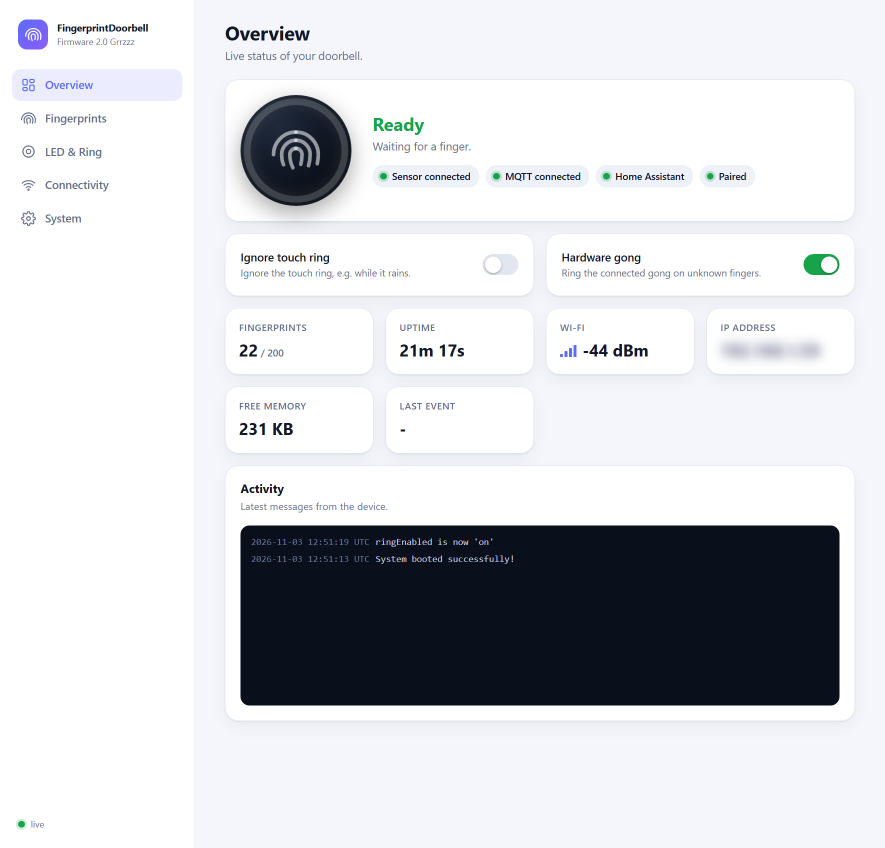
#> input picture doc/images/ui-overview.png, 1770 x 1695 px (shown at 1/2 size)
$ python -i shoot.py   (imports and definitions only)
#> lines starting #> are read from the running program, lines starting #| are printed output that depends on the picture
"""Takes the documentation screenshots of the virtual device with headless Edge (run mockdevice.py first)."""
import os, subprocess, sys, tempfile, time
from PIL import Image, ImageChops

PORT = sys.argv[1] if len(sys.argv) > 1 else '8090'
OUT = sys.argv[2] if len(sys.argv) > 2 else 'shots'
EDGE = r'C:\Program Files (x86)\Microsoft\Edge\Application\msedge.exe'
# [1 line not run here, left out]

# name, query, width, height
SHOTS = [
    ('ui-overview', '?hash=overview', 1280, 1000),
    ('ui-fingerprints', '?hash=fingerprints', 1280, 1500),
    ('ui-fingerprint-schedule', '?hash=fingerprints&demo=schedule', 1280, 960),
    ('ui-fingerprint-picker', '?hash=fingerprints&demo=picker', 1280, 960),
    ('ui-fingerprint-hover', '?hash=fingerprints&demo=hover', 1280, 700),
    ('ui-enroll', '?hash=fingerprints&demo=enroll', 1280, 800),
    ('ui-led', '?hash=led', 1280, 1700),
    ('ui-connectivity', '?hash=system/setup', 1280, 1000),
    ('ui-update', '?hash=system/update&demo=update', 1280, 1500),
    ('ui-dark', '?hash=fingerprints&theme=dark', 1280, 1100),
    ('ui-mobile', '?hash=overview', 500, 1100),
]


def trim(path):
    # crop the empty page area below the content (the sidebar is ignored, it always reaches the bottom)
#> called with path = '../doc/images/ui-overview.png'
    im = Image.open(path).convert('RGB')
#> im is the input picture: PIL image 1770x1695 RGB; mean R, G, B 210.3, 212.1, 216.3
    main = im.crop((270, 0, im.width, im.height)) if im.width > 700 else im
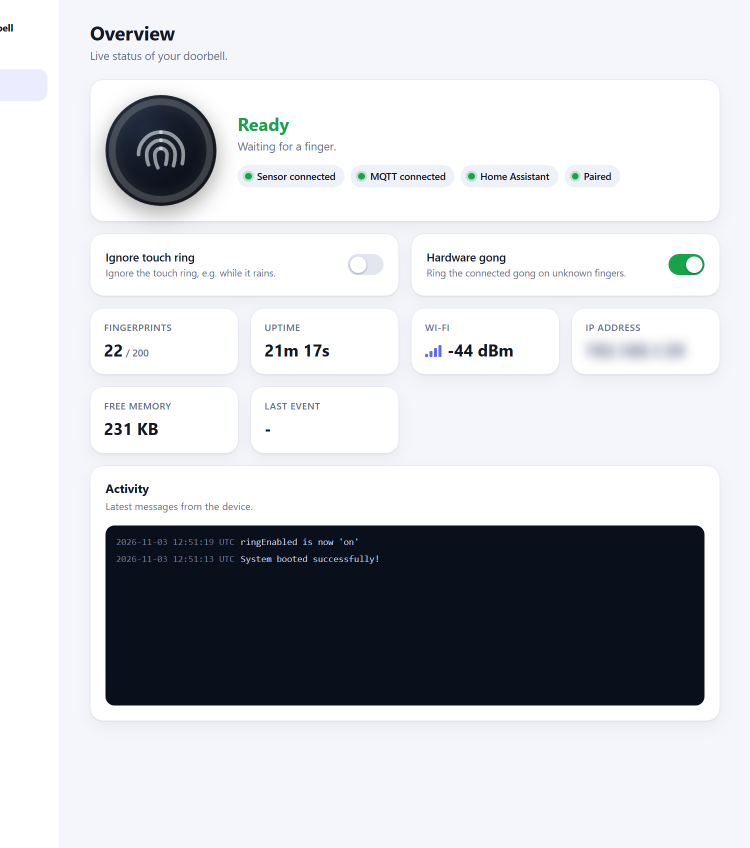
#> main: PIL image 1500x1695 RGB (shown at 1/2 size); mean R, G, B 203, 205, 209.6
    bg = Image.new('RGB', main.size, main.getpixel((main.width - 1, main.height - 1)))
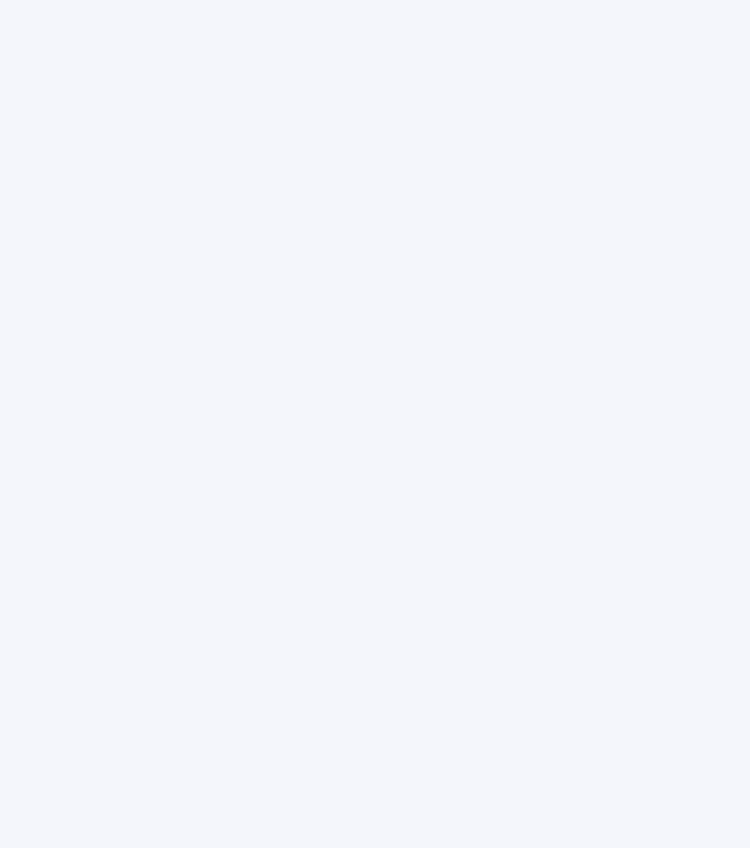
#> bg: PIL image 1500x1695 RGB (shown at 1/2 size); mean R, G, B 244, 246, 251
    box = ImageChops.difference(main, bg).getbbox()
#> box = (0, 0, 1465, 1695)
    if box:
        im.crop((0, 0, im.width, min(im.height, box[3] + 40))).save(path)


# [18 lines not run here, left out]

>>> result = trim('../doc/images/ui-overview.png')

$ run again, on doc/images/ui-connectivity.png
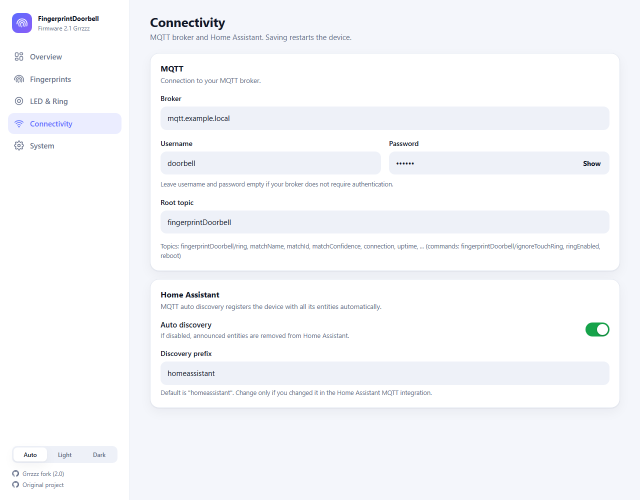
#> input picture doc/images/ui-connectivity.png, 1280 x 1000 px (shown at 1/2 size)
#> in trim, im is the input picture: PIL image 1280x1000 RGB; mean R, G, B 246.3, 247.5, 250.5
#> in trim, `main = im.crop((270, 0, im.width, im.height)) if im.width > 700 else im`:
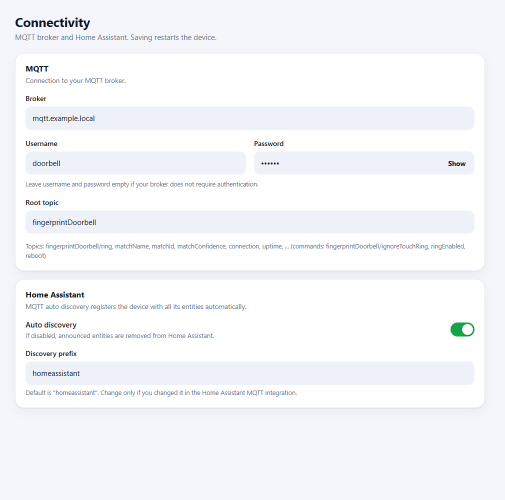
#> main: PIL image 1010x1000 RGB (shown at 1/2 size); mean R, G, B 245.2, 246.6, 249.8
#> box = (13, 35, 987, 841)
#> in trim, `im.crop((0, 0, im.width, min(im.height, box[3] + 40))).save(path)`:
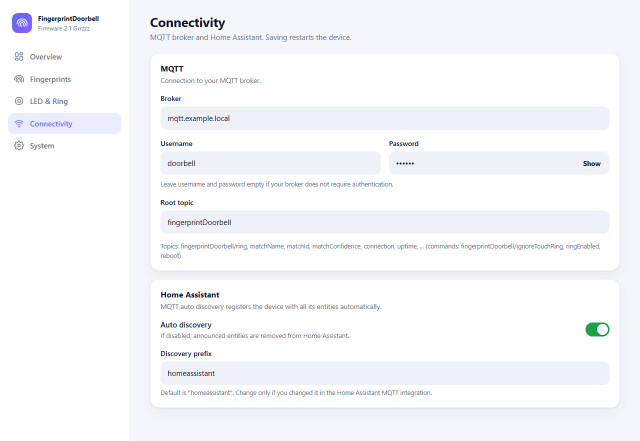
#> saved as ui-connectivity.png: PIL image 1280x881 RGB (shown at 1/2 size); mean R, G, B 246.5, 247.7, 250.4
